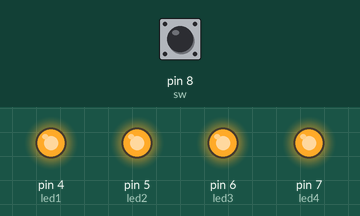
Simulated run of this sketch. Board: Arduino Uno, built with avr-gcc and run on an emulated ATmega328P. On the bench: output pins drawn as LEDs (lit = HIGH). The inputs (shaded band) are chosen by the test bench; at power-on: pin 8 (sw) LOW.

Above: at 1.2 s.
1.3 s: pin 8 (sw) pulled HIGH for 0.15 s
At 2.3 s:
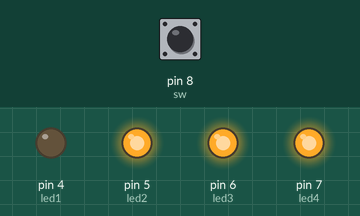
4.4 s: pin 8 (sw) pulled HIGH for 1 s
At 7.4 s:
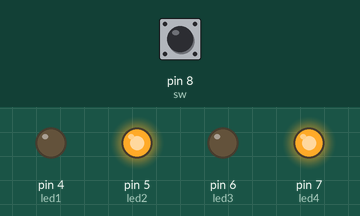
8.0 s: pin 8 (sw) pulled HIGH for 3.2 s
At 12.4 s:
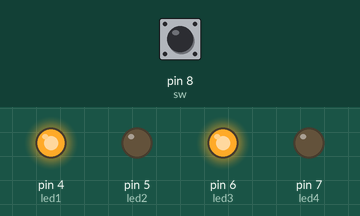
Timing chart, 0 to 13.9 s (numbered marks = the images above; inputs shaded):
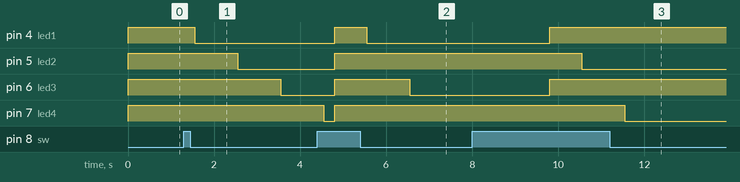

Measured:
- after the input at 1.3 s, pin 4 (led1): HIGH → LOW after 0.25 s; pin 5 (led2): HIGH → LOW after 1.3 s; pin 6 (led3): HIGH → LOW after 2.3 s
- after the input at 4.4 s, pin 4 (led1): LOW → HIGH after 0.40 s, → LOW 0.75 s later; pin 5 (led2): LOW → HIGH after 0.40 s; pin 6 (led3): LOW → HIGH after 0.40 s, → LOW 1.8 s later
- after the input at 8.0 s, pin 4 (led1), pin 6 (led3): LOW → HIGH after 1.8 s; pin 5 (led2): HIGH → LOW after 2.6 s; pin 7 (led4): HIGH → LOW after 3.6 s

The sketch:

1.ino
```cpp
int led1 = 4;
int led2 = 5;
int led3 = 6;
int led4 = 7;
int sw = 8;
int A = 0;
int Y;
void setup()
{


  pinMode(led1, OUTPUT);
  pinMode(led2, OUTPUT);
  pinMode(led3, OUTPUT);
  pinMode(led4, OUTPUT);


  pinMode(sw, INPUT);


  digitalWrite(led1 , HIGH );
  digitalWrite(led2 , HIGH );
  digitalWrite(led3 , HIGH );
  digitalWrite(led4 , HIGH );


}

void loop()
{
  Y = digitalRead (sw);
  if (Y == HIGH) {
    delay (250);
    A++;
  }


  if (A == 1) {
    digitalWrite(led1 , LOW );
    delay(1000);
    digitalWrite(led2 , LOW );
    delay(1000);
    digitalWrite(led3 , LOW );
    delay(1000);
    digitalWrite(led4 , LOW );
  }


  else if (A == 2) {
    digitalWrite(led1 , HIGH );
    digitalWrite(led2 , HIGH );
    digitalWrite(led3 , HIGH );
    digitalWrite(led4 , HIGH );

    delay(500);


  }

  else if (A == 3) {
    digitalWrite(led1 , LOW );
    delay(1000);
    digitalWrite(led3 , LOW );
    delay(1000);
    digitalWrite(led2 , HIGH );
    digitalWrite(led4 , HIGH );


  }
  else if (A == 4) {
    digitalWrite(led1 , HIGH );
    digitalWrite(led3 , HIGH );
    digitalWrite(led2 , HIGH );
    digitalWrite(led4 , HIGH );
    delay(500);


  }

  else if (A == 5) {

    digitalWrite(led2 , LOW );
    delay(1000);
    digitalWrite(led4 , LOW );
    delay(1000);
    digitalWrite(led1 , HIGH );
    digitalWrite(led3 , HIGH );

  }
  else if (A == 6) {
    digitalWrite(led1 , HIGH );
    digitalWrite(led3 , HIGH );
    digitalWrite(led2 , HIGH );
    digitalWrite(led4 , HIGH );
    delay(500);

    A = 0 ;


  }


}
```
